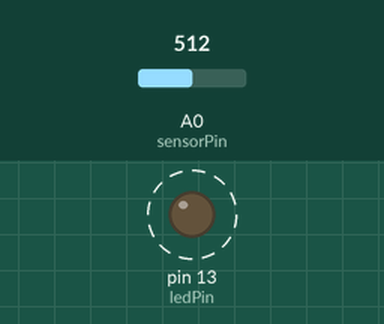
Recording of a sketch running on a simulated Arduino Uno, built with avr-gcc and run on an emulated ATmega328P. On the bench: output pins drawn as LEDs (lit = HIGH). Dashed ring = blinking. The test bench sets the inputs (shaded band); at power-on: A0 (sensorPin) = 512. What the sketch prints to the serial monitor is not drawn.

Above: at 0.6 s.
Timing chart, 0 to 3.0 s (numbered marks = the images above):
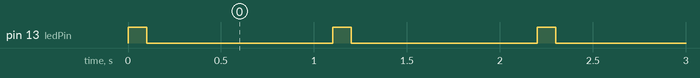

The sketch:

QuantumSensor.ino
```cpp
// QuantumSensor.ino

const int sensorPin = A0; // Analog pin for the quantum sensor
const int ledPin = 13;    // LED pin for indicating status

void setup() {
    Serial.begin(9600);
    pinMode(ledPin, OUTPUT);
}

void loop() {
    int sensorValue = analogRead(sensorPin); // Read the sensor value
    Serial.println(sensorValue); // Send the sensor value to the serial monitor

    // Simple LED blink as an indicator
    digitalWrite(ledPin, HIGH);
    delay(100);
    digitalWrite(ledPin, LOW);
    delay(1000);
}
```

Measured:
- by itself, pin 13 (ledPin): alternates HIGH for 0.10 s and LOW for 1.0 s
